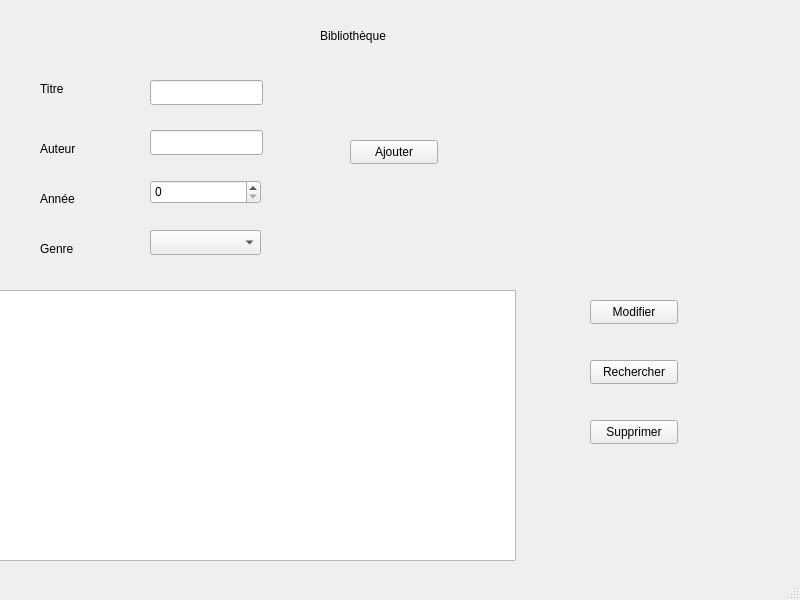
<?xml version="1.0" encoding="UTF-8"?>
<ui version="4.0">
 <class>MainWindow</class>
 <widget class="QMainWindow" name="MainWindow">
  <property name="geometry">
   <rect>
    <x>0</x>
    <y>0</y>
    <width>800</width>
    <height>600</height>
   </rect>
  </property>
  <property name="windowTitle">
   <string>MainWindow</string>
  </property>
  <widget class="QWidget" name="centralwidget">
   <widget class="QLabel" name="label">
    <property name="geometry">
     <rect>
      <x>320</x>
      <y>10</y>
      <width>101</width>
      <height>51</height>
     </rect>
    </property>
    <property name="text">
     <string>Bibliothèque</string>
    </property>
   </widget>
   <widget class="QLabel" name="label_2">
    <property name="geometry">
     <rect>
      <x>40</x>
      <y>80</y>
      <width>67</width>
      <height>17</height>
     </rect>
    </property>
    <property name="text">
     <string>Titre</string>
    </property>
   </widget>
   <widget class="QLabel" name="label_3">
    <property name="geometry">
     <rect>
      <x>40</x>
      <y>140</y>
      <width>67</width>
      <height>17</height>
     </rect>
    </property>
    <property name="text">
     <string>Auteur</string>
    </property>
   </widget>
   <widget class="QLabel" name="label_4">
    <property name="geometry">
     <rect>
      <x>40</x>
      <y>190</y>
      <width>67</width>
      <height>17</height>
     </rect>
    </property>
    <property name="text">
     <string>Année</string>
    </property>
   </widget>
   <widget class="QLabel" name="label_5">
    <property name="geometry">
     <rect>
      <x>40</x>
      <y>240</y>
      <width>67</width>
      <height>17</height>
     </rect>
    </property>
    <property name="text">
     <string>Genre</string>
    </property>
   </widget>
   <widget class="QLineEdit" name="lineEdit_titre">
    <property name="geometry">
     <rect>
      <x>150</x>
      <y>80</y>
      <width>113</width>
      <height>25</height>
     </rect>
    </property>
   </widget>
   <widget class="QLineEdit" name="lineEdit_auteur">
    <property name="geometry">
     <rect>
      <x>150</x>
      <y>130</y>
      <width>113</width>
      <height>25</height>
     </rect>
    </property>
   </widget>
   <widget class="QPushButton" name="button_ajouter">
    <property name="geometry">
     <rect>
      <x>350</x>
      <y>140</y>
      <width>88</width>
      <height>24</height>
     </rect>
    </property>
    <property name="text">
     <string>Ajouter</string>
    </property>
   </widget>
   <widget class="QListView" name="listView_livres">
    <property name="geometry">
     <rect>
      <x>-5</x>
      <y>290</y>
      <width>521</width>
      <height>271</height>
     </rect>
    </property>
   </widget>
   <widget class="QPushButton" name="button_modifier">
    <property name="geometry">
     <rect>
      <x>590</x>
      <y>300</y>
      <width>88</width>
      <height>24</height>
     </rect>
    </property>
    <property name="text">
     <string>Modifier</string>
    </property>
   </widget>
   <widget class="QPushButton" name="button_rechercher">
    <property name="geometry">
     <rect>
      <x>590</x>
      <y>360</y>
      <width>88</width>
      <height>24</height>
     </rect>
    </property>
    <property name="text">
     <string>Rechercher</string>
    </property>
   </widget>
   <widget class="QPushButton" name="button_supprimer">
    <property name="geometry">
     <rect>
      <x>590</x>
      <y>420</y>
      <width>88</width>
      <height>24</height>
     </rect>
    </property>
    <property name="text">
     <string>Supprimer</string>
    </property>
   </widget>
   <widget class="QComboBox" name="comboBox_genre">
    <property name="geometry">
     <rect>
      <x>150</x>
      <y>230</y>
      <width>111</width>
      <height>25</height>
     </rect>
    </property>
   </widget>
   <widget class="QSpinBox" name="spinBox_annee">
    <property name="geometry">
     <rect>
      <x>150</x>
      <y>180</y>
      <width>111</width>
      <height>24</height>
     </rect>
    </property>
   </widget>
  </widget>
  <widget class="QMenuBar" name="menubar">
   <property name="geometry">
    <rect>
     <x>0</x>
     <y>0</y>
     <width>800</width>
     <height>22</height>
    </rect>
   </property>
  </widget>
  <widget class="QStatusBar" name="statusbar"/>
 </widget>
 <resources/>
 <connections/>
</ui>
